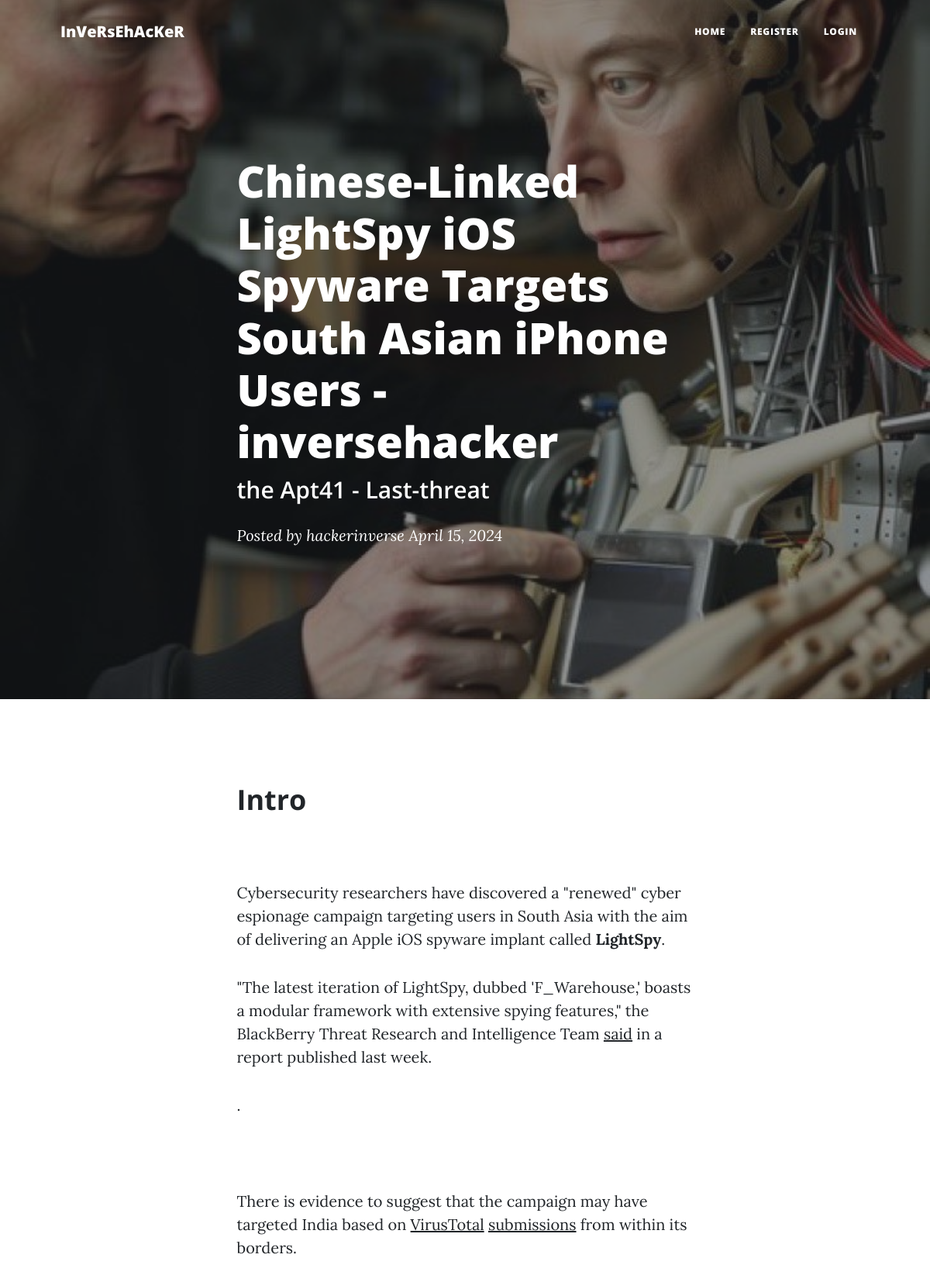
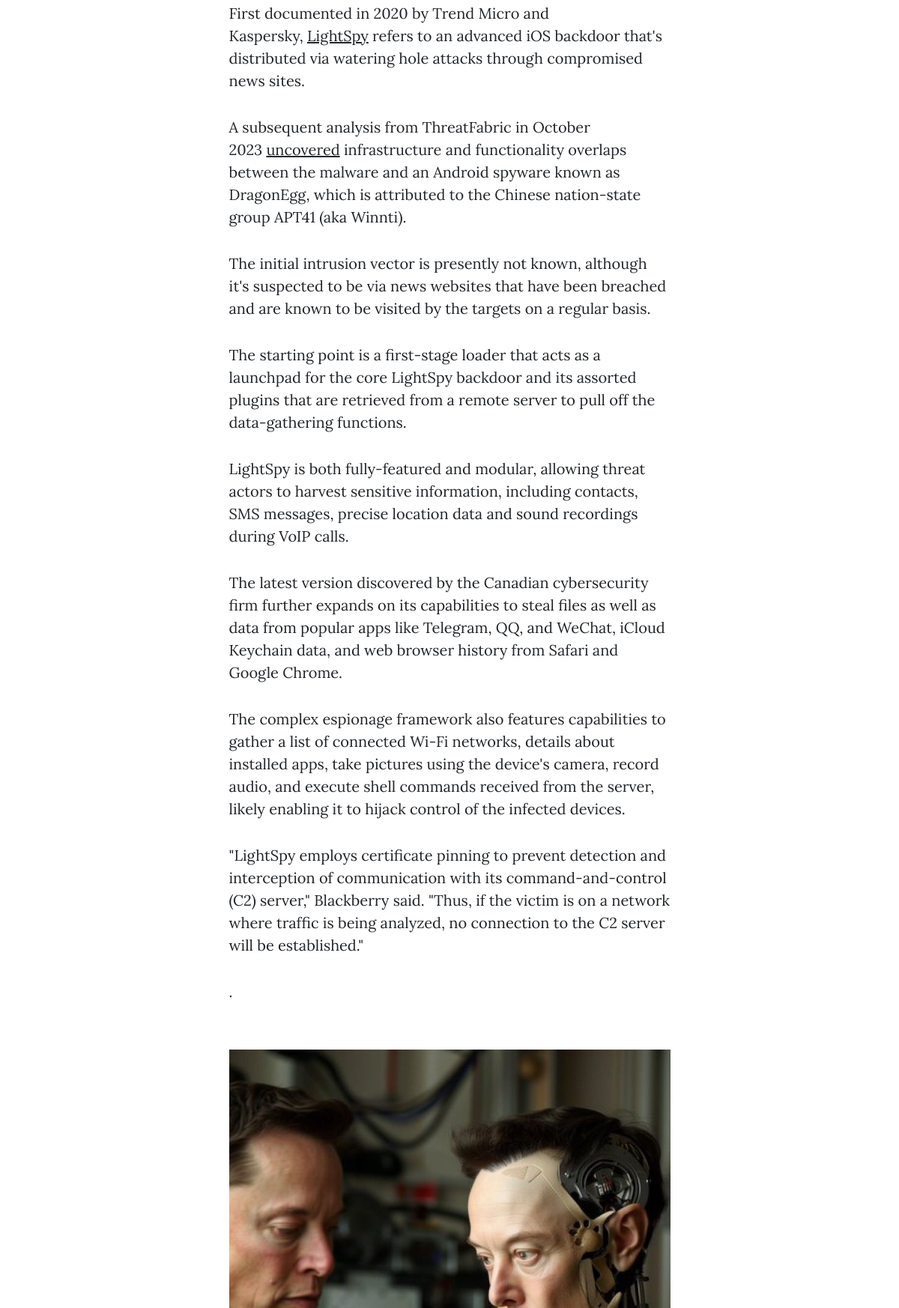
Page /article/21 (upper part) on the committed database (2 pictures, top to bottom).
### zeroday/models.py (models this page shows, shortened)
class Post(models.Model):
    title = models.CharField(max_length=255)
    header_image = models.ImageField(null=True, blank=True, upload_to="Images/")
    author = models.ForeignKey(User, on_delete=models.CASCADE)
    subtitle = models.CharField(max_length=255)
    intro = RichTextField(blank=True, null=True)
    body = RichTextField(blank=True, null=True)
    conclusion = RichTextField(blank=True, null=True)
    post_date = models.DateField(auto_now_add=True)
    category = models.CharField(max_length=255, default='news')
    likes = models.ManyToManyField(User, related_name='blog_posts')
    def total_likes(self):
        return self.likes.count()

### zeroday/views.py (the view)
# urls.py: path('article/<int:pk>', ArticleDetailView.as_view(),name='article-detail'),
class ArticleDetailView(DetailView):
    model = Post
    template_name = 'article_details.html'
    def get_context_data(self, *args,**kwargs):
         context = super(ArticleDetailView, self).get_context_data(*args,**kwargs)
         stuff = get_object_or_404(Post, id=self.kwargs['pk'])
         total_likes = stuff.total_likes()
         liked = False
         if stuff.likes.filter(id=self.request.user.id).exists():
              liked = True
         context["total_likes"] = total_likes
         context["liked"] = liked
         return context

### zeroday/templates/article_details.html (shortened to what this page needs)
{% load static %}
<!DOCTYPE html>
<html lang="en">
<head>
    <link rel="stylesheet" href="{% static '/css/bootstrap.min.css' %}">
    <link href=" {% static 'style.css' %}" rel="stylesheet" />
    <link href="{% static 'css/bootstrap-icons/bootstrap-icons.css' %}" rel="stylesheet">
    <link href="{% static 'css/boxicons/css/boxicons.min.css' %} " rel="stylesheet">
</head>
<body>
    <nav class="navbar navbar-expand-lg navbar-light" id="mainNav">
        <div class="container px-4 px-lg-5">
            <a class="navbar-brand" href="{% url 'home' %}">InVeRsEhAcKeR</a>
            <div class="collapse navbar-collapse" id="navbarResponsive">
                <ul class="navbar-nav ms-auto py-4 py-lg-0">
                    <li class="nav-item"><a class="nav-link px-lg-3 py-3 py-lg-4" href="{% url 'home' %}">Home</a></li>
                    {% if user.is_authenticated %}
                    <li class="nav-item"><a class="nav-link px-lg-3 py-3 py-lg-4" href="{% url 'add_post' %}">Add
                            Post</a></li>
                    <li class="nav-item"><a class="nav-link px-lg-3 py-3 py-lg-4" href="{% url 'add_category' %}">Add
                            Category</a></li>
                    <li class="nav-item"><a class="nav-link px-lg-3 py-3 py-lg-4" href="{% url 'edit_profile' %}">Update
                            Profile</a></li>
                    {% if user.profile.id %}
                    <li class="nav-item"><a class="nav-link px-lg-3 py-3 py-lg-4"
                            href="{% url 'edit_profile_page' user.profile.id %}">edit Profile</a></li>
                    <li class="nav-item"><a class="nav-link px-lg-3 py-3 py-lg-4"
                            href="{% url 'show_profile_page' user.profile.id %}">Show Profile</a></li>
                    {% else %}
                    <li class="nav-item"><a class="nav-link px-lg-3 py-3 py-lg-4"
                            href="{% url 'create_profile_page' %}">creatProfile</a></li>
                    {% endif %}
                    <li class="nav-item"><a class="nav-link px-lg-3 py-3 py-lg-4"
                            href="{% url 'deconnexion' %}">Logout</a></li>
                    {% else %}
                    <li class="nav-item"><a class="nav-link px-lg-3 py-3 py-lg-4"
                            href="{% url 'register' %}">Register</a></li>
                    <li class="nav-item"><a class="nav-link px-lg-3 py-3 py-lg-4" href="{% url 'login' %}">Login</a>
                    </li>
                    {% endif %}
                </ul>
            </div>
        </div>
    </nav>
    <header class="masthead" style="background-image: url({{ post.header_image.url }}">
        <div class="container position-relative px-4 px-lg-5">
            <div class="row gx-4 gx-lg-5 justify-content-center">
                <div class="col-md-10 col-lg-8 col-xl-7">
                    <div class="post-heading">
                        <h1>{{ post.title }} - {{ post.author.username }} </h1>
                        <h2 class="subheading">{{ post.subtitle }} - {{ post.category }}</h2>
                        <span class="meta">
                            Posted by
                            <a href="#!">{{ post.author.first_name }}</a>
                            {{ post.post_date }}
                        </span>
                    </div>
                </div>
            </div>
        </div>
    </header>
    <article class="mb-4">
        <div class="container px-4 px-lg-5">
            <div class="row gx-4 gx-lg-5 justify-content-center">
                <div class="col-md-10 col-lg-8 col-xl-7">
                    <h2 class="section-heading">Intro</h2>
                    <p>
                        <span class="caption text-muted">{{ post.intro|safe }}.</span>
                    </p>
                    <br>
                    <p>{{ post.body|safe }}.
                    </p>
                    <br />
                    <img src="{{ post.header_image.url }}" class="img-fluid">
                    <br>
                    </blockquote> <br />
                    <br><br>
                    <br><br>
                    {% if not post.comments.all %}
                    No Comments Yet..<a href="{% url 'add_comment' post.pk %}">Add One</a>
                    <br>
                    <hr>
                    {% else %}
                    <br><br>
                    {% for comment in post.comments.all %}
                    <br>
                    {% endfor %}
                    {% endif %}
                    <br> <br>
                    <br><br>
                </div>
            </div>
        </div>
    </article>
</body>
</html>

### rows in the picture
Post: header_image (picture), title "Chinese-Linked LightSpy iOS Spyware Targets South Asian iPhone Users", author.username "inversehacker", subtitle "the Apt41", category "Last-threat", author.first_name "hackerinverse", post_date "April 15, 2024", intro "Cybersecurity researchers have discovered a \"renewed\" cyber espionage campaign targeting users in South Asia with the aim of delivering an Apple iOS spyware implant called LightSpy . \"The latest iteration of LightSpy, dubbed 'F_Warehouse,' boasts a modular framework with extensive spying features,\" the BlackBerry Threat Research and Intelligence Team said in a report published last week.", body "There is evidence to suggest that the campaign may have targeted India based on VirusTotal submissions from within its borders. First documented in 2020 by Trend Micro and Kaspersky, LightSpy refers to an advanced iOS backdoor that's distributed via watering hole attacks through compromised news sites. A subsequent analysis from ThreatFabric in October 2023 uncovered infrastructure and functionality overlaps between the malware and an Android spyware known as DragonEgg, which is attributed to the Chinese nation-state group APT41 (aka Winnti). The initial intrusion vector is presently not known, although it's suspected to be via news websites that have been breached and are known to be…"
